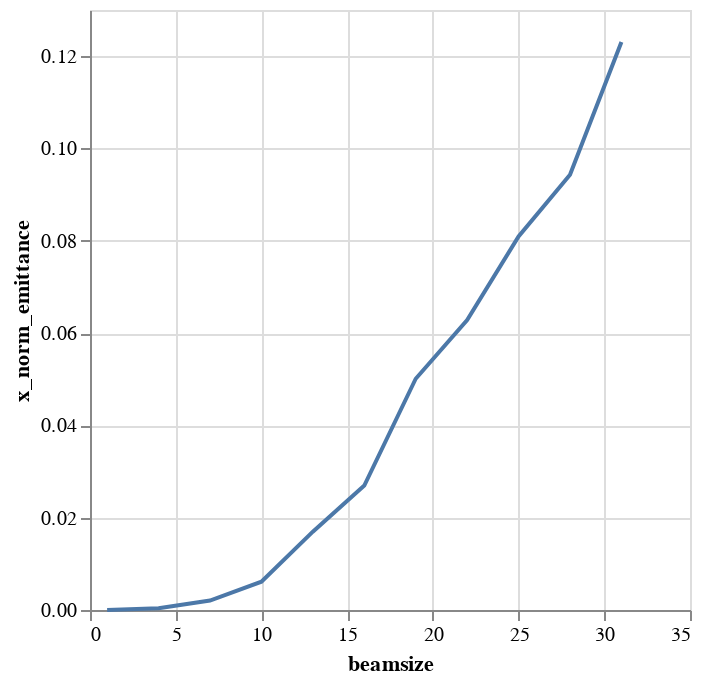

Here is the notebook cell this chart was saved with:
### Code cell
alt.Chart(emit_df).mark_line().encode(
    x='beamsize',
    y='x_norm_emittance',
)

### Figure 1 — Vega-Lite specification as saved in the notebook (floating-point values rounded to 4 significant figures)
{"$schema": "https://vega.github.io/schema/vega-lite/v1.2.1.json", "data": {"values": [{"beamsize": 1, "losses": 0, "relbeta": 0.002309, "sourceID": 16777217, "sourceName": "bs_1", "x_emittance": 0.003563, "x_norm_emittance": 8.224e-06, "y_emittance": 0.001088, "y_norm_emittance": 2.511e-06}, {"beamsize": 4, "losses": 0, "relbeta": 0.002309, "sourceID": 16777218, "sourceName": "bs_4", "x_emittance": 0.1572, "x_norm_emittance": 0.000363, "y_emittance": 0.0708, "y_norm_emittance": 0.0001634}, {"beamsize": 7, "losses": 0, "relbeta": 0.002309, "sourceID": 16777219, "sourceName": "bs_7", "x_emittance": 0.8897, "x_norm_emittance": 0.002054, "y_emittance": 0.34, "y_norm_emittance": 0.0007848}, {"beamsize": 10, "losses": 0, "relbeta": 0.002309, "sourceID": 16777220, "sourceName": "bs_10", "x_emittance": 2.654, "x_norm_emittance": 0.006127, "y_emittance": 1.179, "y_norm_emittance": 0.002722}, {"beamsize": 13, "losses": 1, "relbeta": 0.002309, "sourceID": 16777221, "sourceName": "bs_13", "x_emittance": 7.353, "x_norm_emittance": 0.01698, "y_emittance": 2.771, "y_norm_emittance": 0.006397}, {"beamsize": 16, "losses": 13, "relbeta": 0.002309, "sourceID": 16777222, "sourceName": "bs_16", "x_emittance": 11.68, "x_norm_emittance": 0.02696, "y_emittance": 4.671, "y_norm_emittance": 0.01078}, {"beamsize": 19, "losses": 32, "relbeta": 0.002309, "sourceID": 16777223, "sourceName": "bs_19", "x_emittance": 21.7, "x_norm_emittance": 0.0501, "y_emittance": 11.19, "y_norm_emittance": 0.02584}, {"beamsize": 22, "losses": 54, "relbeta": 0.002309, "sourceID": 16777224, "sourceName": "bs_22", "x_emittance": 27.21, "x_norm_emittance": 0.06282, "y_emittance": 18.86, "y_norm_emittance": 0.04355}, {"beamsize": 25, "losses": 105, "relbeta": 0.002309, "sourceID": 16777225, "sourceName": "bs_25", "x_emittance": 35.06, "x_norm_emittance": 0.08095, "y_emittance": 25.17, "y_norm_emittance": 0.05812}, {"beamsize": 28, "losses": 144, "relbeta": 0.002309, "sourceID": 16777226, "sourceName": "bs_28", "x_emittance": 40.85, "x_norm_emittance": 0.0943, "y_emittance": 32.48, "y_norm_emittance": 0.07498}, {"beamsize": 31, "losses": 183, "relbeta": 0.002309, "sourceID": 16777227, "sourceName": "bs_31", "x_emittance": 53.32, "x_norm_emittance": 0.1231, "y_emittance": 50.38, "y_norm_emittance": 0.1163}]}, "encoding": {"x": {"field": "beamsize", "type": "quantitative"}, "y": {"field": "x_norm_emittance", "type": "quantitative"}}, "mark": "line"}
